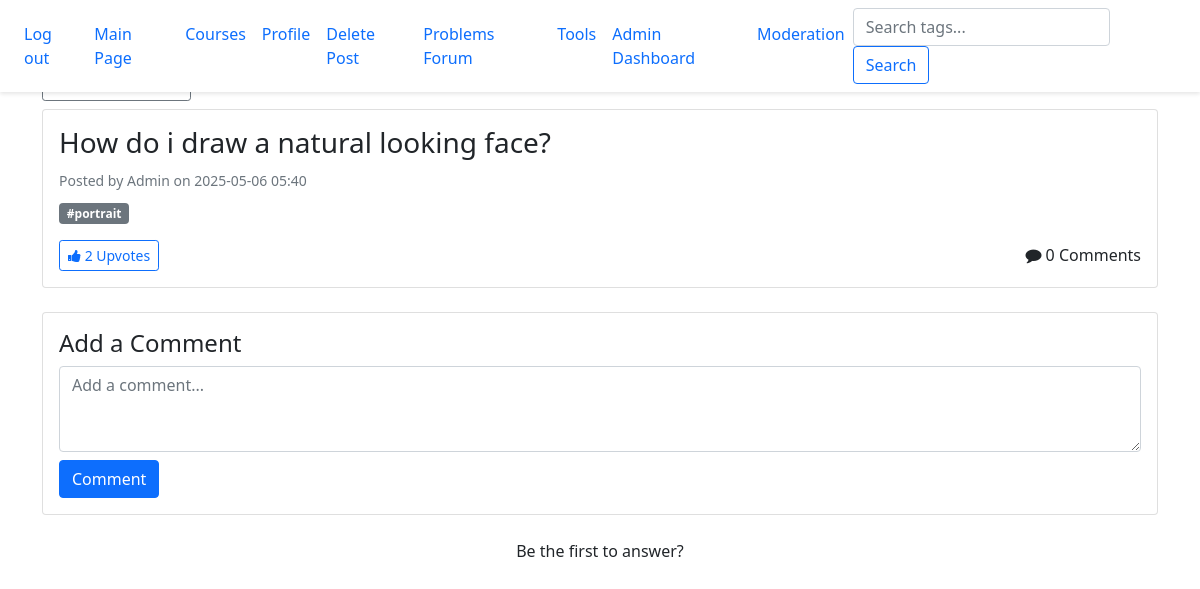
Before: /problem/4 (signed in) with the older database file.
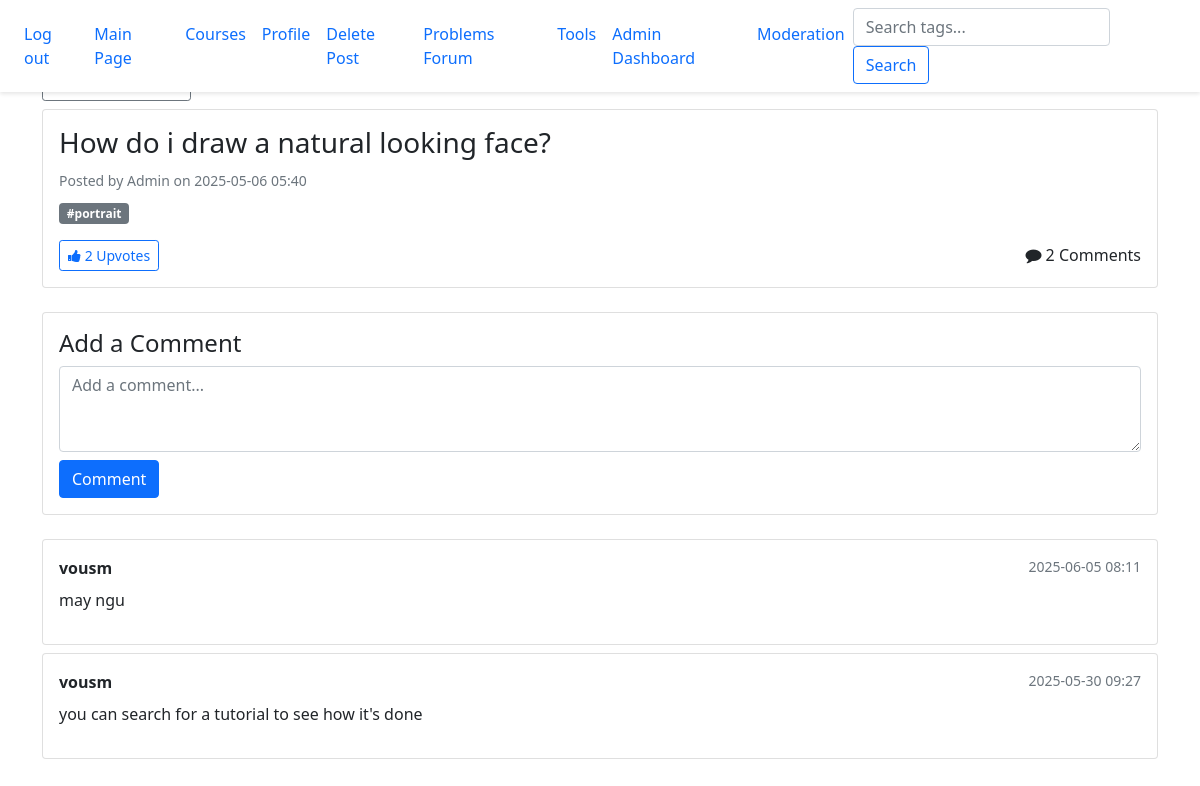
After: the same page with the newer database file.
### website/models.py (models this page shows, shortened)
class Problem(db.Model):
    id = db.Column(db.Integer, primary_key=True)
    title = db.Column(db.String(200), nullable=False)
    description = db.Column(db.Text)
    image_url = db.Column(db.String(300), nullable=True)
    is_approved = db.Column(db.Boolean, default=False)
    timestamp = db.Column(db.DateTime, default=datetime.utcnow)
    user_id = db.Column(db.Integer, db.ForeignKey('user.id'), nullable=False)
    user = db.relationship('User', backref='problems')
    tags = db.relationship('Tag', secondary=problem_tags, backref='problems')
    upvotes = db.relationship('ProblemUpvote', backref='problem', lazy='dynamic')
    comments = db.relationship('ProblemComment', backref='problem', lazy='dynamic')

class User(db.Model, UserMixin):
    id = db.Column(db.Integer, primary_key = True)
    email = db.Column(db.String(150), unique = True)
    password = db.Column(db.String(150))
    posts = db.relationship('Posts', backref='author', lazy=True) # user's posts
    username = db.Column(db.String(150), unique=True, nullable=False)  # renamed from first_name
    user_image = db.Column(db.String(300), nullable=True)  # path to profile image
    is_admin = db.Column(db.Boolean, default=False) # check to see if this is an admin or not
    lesson_progress = db.relationship('LessonProgress', backref='user', lazy=True) #user's lesson progress, tracked by watching the tutorial video in the lesson

class Tag(db.Model):
    id = db.Column(db.Integer, primary_key=True)
    name = db.Column(db.String(50), unique=True, nullable=False)

class ProblemComment(db.Model): #problems comment
    id = db.Column(db.Integer, primary_key=True)
    content = db.Column(db.Text, nullable=False)
    timestamp = db.Column(db.DateTime, default=datetime.utcnow)
    user_id = db.Column(db.Integer, db.ForeignKey('user.id'), nullable=False)
    problem_id = db.Column(db.Integer, db.ForeignKey('problem.id'), nullable=False)
    user = db.relationship('User', backref='problem_comments')

### website/views.py (the view, shortened to what this page needs)
@views.route('/problem/<int:problem_id>', methods=['GET', 'POST']) #show details of the questions like replies and upvotes
@login_required
def problem_detail(problem_id):
    problem = Problem.query.get_or_404(problem_id)
    comments = ProblemComment.query.filter_by(problem_id=problem_id).order_by(ProblemComment.timestamp.desc()).all()
    return render_template('problem_detail.html', problem=problem, comments=comments, user=current_user)

### website/__init__.py (called while the page is built)
def create_app():
    app = Flask(__name__)
    app.config['SECRET_KEY'] = 'touplis' #secret key for dev only
    app.config['SQLALCHEMY_DATABASE_URI'] = f'sqlite:///{DB_NAME}'
    db.init_app(app)
    migrate.init_app(app, db)
    from .views import views
    from .auth import auth
    from .admin import admin
    app.register_blueprint(views, url_prefix='/')
    app.register_blueprint(auth, url_prefix='/')
    app.register_blueprint(admin)
    from .models import User, Posts, Course
    login_manager = LoginManager()
    login_manager.login_view = 'auth.login'
    login_manager.init_app(app)
    @login_manager.user_loader
    def load_user(id):
        return User.query.get(int(id))
    @app.context_processor
    def inject_user():
        return dict(user=current_user)
    create_database(app)
    return app

### website/templates/problem_detail.html (shortened to what this page needs)
{% extends "base.html" %}
{% block content %}
<div class="mb-2">
  <a href="{{ url_for('views.problems') }}" class="btn btn-sm btn-outline-secondary">← Back to Problems</a>
</div>
<div class="card mb-4">
  <div class="card-body">
    <h3>{{ problem.title }}</h3>
    <div class="mb-2">
      <small class="text-muted">Posted by {{ problem.user.username }} on {{ problem.timestamp.strftime('%Y-%m-%d %H:%M') }}</small>
    </div>
    <div class="mb-3">
      {% for tag in problem.tags %}
        <span class="badge badge-secondary">#{{ tag.name }}</span>
      {% endfor %}
    </div>
    <div class="d-flex justify-content-between align-items-center">
      <button class="btn btn-sm btn-outline-primary upvote-btn"
              data-id="{{ problem.id }}"
              data-type="problem">
        <i class="fa fa-thumbs-up"></i> <span class="upvote-count">{{ problem.upvotes.count() }}</span> Upvotes
      </button>
      <span>
        <i class="fa fa-comment"></i> {{ problem.comments.count() }} Comments
      </span>
    </div>
  </div>
</div>
<div class="card mb-4">
  <div class="card-body">
    <h4>Add a Comment</h4>
    <form method="POST">
      <textarea class="form-control mb-2" name="comment_content" rows="3" placeholder="Add a comment..."></textarea>
      <button type="submit" class="btn btn-primary">Comment</button>
    </form>
  </div>
</div>
{% for comment in comments %}
<div class="card mb-2">
  <div class="card-body">
    <div class="d-flex justify-content-between">
      <strong>{{ comment.user.username }}</strong>
      <small class="text-muted">{{ comment.timestamp.strftime('%Y-%m-%d %H:%M') }}</small>
    </div>
    <p class="mt-2">{{ comment.content }}</p>
  </div>
</div>
{% else %}
<p class="text-center">Be the first to answer?</p>
{% endfor %}
{% endblock %}

### website/templates/base.html (shortened to what this page needs)
<!DOCTYPE html>
<html>
    <head>
        <link
        rel="stylesheet"
        href="https://stackpath.bootstrapcdn.com/bootstrap/4.4.1/css/bootstrap.min.css"
      />
      <link
        rel="stylesheet"
        href="https://stackpath.bootstrapcdn.com/font-awesome/4.7.0/css/font-awesome.min.css"
      />
      <link href="https://cdn.jsdelivr.net/npm/bootstrap@5.1.3/dist/css/bootstrap.min.css" rel="stylesheet">
    </head>
    <body>
      <nav class="navbar navbar-expand-lg fixed-top">
        <div class="collapse navbar-collapse" id="navbar">
          <div class="navbar-nav">
            {% if user.is_authenticated %}
            <a class="nav-item nav-link" id="logout" href="/logout">Log out</a>
            <a class="nav-item nav-link" id="main" href="/">Main Page</a>
            <a class="nav-item nav-link" id="courses" href="/main/courses">Courses</a>
            <a class="nav-item nav-link" id="edit_profile" href="/profile/edit">Profile</a>
            <a class="nav-item nav-link" id="delete_post" href="/delete_post">Delete Post</a>
            <a class="nav-item nav-link" id="problems" href="/main/problems">Problems Forum</a>
            <a class="nav-item nav-link" id="tools" href="/main/tools">Tools</a>
              {% if user.is_admin %}
              <a class="nav-item nav-link" href="/admin">Admin Dashboard</a>
              <a class="nav-item nav-link" href="/admin/moderate">Moderation</a>
              {% endif %}
            {% else %}
            <a class="nav-item nav-link" id="home" href="/home">Home</a>
            <a class="nav-item nav-link" id="login" href="/login">Login</a>
            <a class="nav-item nav-link" id="register" href="/register">Register</a>
            {% endif %}
          </div>
            <form class="form-inline my-2 my-lg-0" action="{{ url_for('views.search') }}" method="GET">
              <input class="form-control mr-sm-2" type="search" name="tag" placeholder="Search tags..." aria-label="Search">
              <button class="btn btn-outline-primary my-2 my-sm-0" type="submit">Search</button>
            </form>
        </div>
      </nav>
      <div class="container">
        {% block content %}
        {% endblock %}
      </div>
    </body>
</html>

### website/templates/base.html (style rules this page uses)
body { padding-top: 70px; }
.navbar.fixed-top { box-shadow: 0 2px 4px rgba(0,0,0,.1); background-color: white; }

Changed rows visible on the page:
added ProblemComment: user.username "vousm", timestamp "2025-06-05 08:11", content "may ngu"
added ProblemComment: user.username "vousm", timestamp "2025-05-30 09:27", content "you can search for a tutorial to see how it's done"
Other visible differences:
{{ problem.comments.count() }}: "0" → "2"
text no longer shown: "Be the first to answer?"
